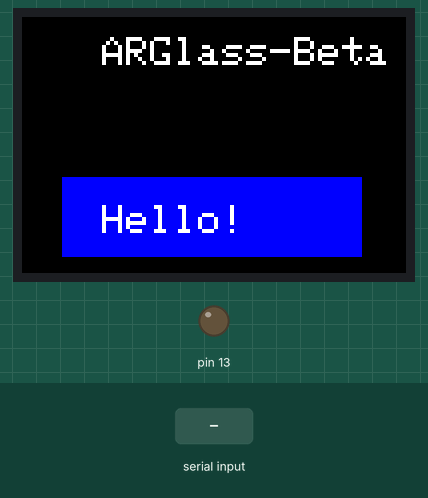
This sketch was run on a simulated Arduino Uno, built with avr-gcc and run on an emulated ATmega328P. Shown: 96×64 colour display, output pins drawn as LEDs (lit = HIGH). Inputs (shaded band) come from the test bench. What the sketch prints to the serial monitor is not drawn.

Above: at 3.2 s.
3.3 s: "S" received over Serial
At 5.4 s:
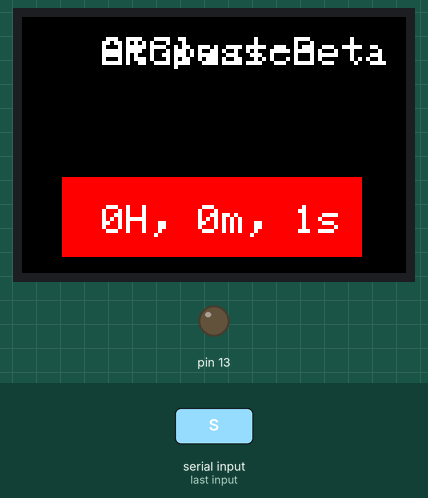
At 10.1 s:
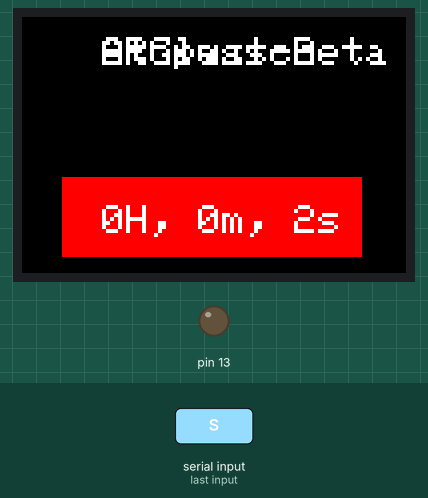
Timing chart, 0 to 11.6 s (numbered marks = the images above; inputs shaded):
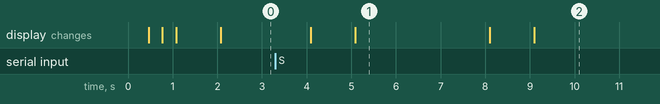

Measured:
- after the input at 3.3 s, the display: first changes after 0.79 s (image 1 shows a later state)
- what the display in image 1 shows lasts 3.0 s, from 5.1 s to 8.1 s

The sketch:

ARGLASS__.ino
```cpp
#include <Time.h>
#include <TimeLib.h>
#include <SPI.h>
#include <Adafruit_Sensor.h>
#include <Adafruit_BME280.h>
#define TIME_HEADER  "T"   // Header tag for serial time sync message
#define TIME_REQUEST  7    // ASCII bell character requests a time sync message
#define BME_SCK 13
#define BME_MISO 12
#define BME_MOSI 11
#define BME_CS 10

#define SEALEVELPRESSURE_HPA (1013.25)

Adafruit_BME280 bme; // I2C
//Adafruit_BME280 bme(BME_CS); // hardware SPI
//Adafruit_BME280 bme(BME_CS, BME_MOSI, BME_MISO, BME_SCK); // software SPI

unsigned long delayTime;
#define  BLACK           0x0000
#define BLUE            0x001F
#define RED             0xF800
#define GREEN           0x07E0
#define CYAN            0x07FF
#define MAGENTA         0xF81F
#define YELLOW          0xFFE0
#define WHITE           0xFFFF
#define sclk 15
#define mosi 16
#define cs   10
#define rst  9
#define dc   8
#include <Adafruit_GFX.h>
#include <Adafruit_SSD1331.h>
#include <SPI.h>
int seconds = 0;
int minutes = 0;
int hours = 0;
int F = 0;
Adafruit_SSD1331 display = Adafruit_SSD1331(cs, dc, rst);
int state;
int flag = 0;      //makes sure that the serial only prints once the state
int stateStop = 0;
#include <Servo.h>
long duration;
int distance;


void setup() {
  Serial.begin(9600);
  Serial.println(F("BME280 test"));

  bool status;

  // default settings
  // (you can also pass in a Wire library object like &Wire2)
  status = bme.begin();
  if (!status) {
    Serial.println("Could not find a valid BME280 sensor, check wiring!");
    while (1);
  }

  Serial.println("-- Default Test --");
  delayTime = 1000;

  Serial.println();
  display.begin();
  display.fillScreen(RED);
  delay(300);
  display.fillScreen(GREEN);
  delay(300);
  display.fillScreen(BLUE);
  delay(300);
  display.fillScreen(BLACK);
  delay(1000);
  display.fillRect(10, 40, 75, 20, BLUE);

    display.setCursor(20, 47);
    display.setTextColor(WHITE);
    display.setTextSize(1.75);
    display.print("Hello!");
     display.setCursor(20, 5);
    display.setTextColor(WHITE);
    display.setTextSize(1.5);
    display.print("ARGlass-Beta");
  while (!Serial) ; // Needed for Leonardo only
  pinMode(13, OUTPUT);
  setSyncProvider( requestSync);  //set function to call when sync required

  /*
     display.fillRect(10, 40, 75, 20, RED);
    display.setCursor(20, 47);
    display.setTextColor(WHITE);
    display.setTextSize(1);
    display.print("I'm monky.");
  */


}
void loop() {
  delay(delayTime);
  other();
  digitalClockDisplay();
  void printDigits(int digits);
  blue();
  processSyncMessage();
  time_t requestSync();
  environment();
}
void other() {
  if (Serial.available()) {
    processSyncMessage();
  }
  if (timeStatus() != timeNotSet) {
    digitalClockDisplay();
  }
  if (timeStatus() == timeSet) {
    digitalWrite(13, HIGH); // LED on if synced
  } else {
    digitalWrite(13, LOW);  // LED off if needs refresh
  }
  delay(1000);


}

void digitalClockDisplay() {
  // digital clock display of the time
  Serial.print(hour());
  printDigits(minute());
  printDigits(second());
  Serial.print(" ");
  Serial.print(day());
  Serial.print(" ");
  Serial.print(month());
  Serial.print(" ");
  Serial.print(year());
  Serial.println();
}

void printDigits(int digits) {
  // utility function for digital clock display: prints preceding colon and leading 0
  Serial.print(":");
  if (digits < 10)
    Serial.print('0');
  Serial.print(digits);
}


void processSyncMessage() {
  unsigned long pctime;
  const unsigned long DEFAULT_TIME = 1357041600; // Jan 1 2013

  if (Serial.find(TIME_HEADER)) {
    pctime = Serial.parseInt();
    if ( pctime >= DEFAULT_TIME) { // check the integer is a valid time (greater than Jan 1 2013)
      setTime(pctime); // Sync Arduino clock to the time received on the serial port
    }
  }
}

time_t requestSync()
{

  Serial.print(TIME_REQUEST);
  return 0; // the time will be sent later in response to serial mesg
}


//__________________________________________________________________________
void blue() {

  if (Serial.available() > 0) {
    state = Serial.read();
    flag = 0;
  }
  if (state == 'Y') {

    display.fillRect(10, 40, 75, 20, RED);
    display.setCursor(20, 47);
    display.setTextColor(WHITE);
    display.setTextSize(1);
    display.print(hour());
    display.print(":");
    display.print(minute());
    display.print(":");
    display.print(second());
    Serial.println();
    if (flag == 0) {
      Serial.println("Time activated");
      flag = 1;
    }

    stateStop = 2;
  }
  if (state == 'F') {
    display.fillRect(10, 40, 75, 20, RED);

    display.setCursor(20, 47);
    display.setTextColor(WHITE);
    display.setTextSize(1);
    display.print("I'm monky.");
    if (flag == 0) {
      Serial.println("Fun1 activated");
      flag = 1;
    }

    stateStop = 1;
  }
  if (state == 'C') {

    if (flag == 0) {
      Serial.println("Compass activated");
      flag = 1;
    }
    stateStop = 2;
  }
  if (state == 'G') {

    if (flag == 0) {
      Serial.println("GPS activated");
      flag = 1;
    }
    stateStop = 3;
  }

  if (state == 'D') {

    if (flag == 0) {
      Serial.println("Fun2 activated");
      flag = 1;
    }
    stateStop = 4;
  }

  if (state == 'S') {

    display.setCursor(20, 5);
    display.setTextColor(WHITE);
    display.setTextSize(1.5);
    display.print("Stopwatch:");

    display.fillRect(10, 40, 75, 20, BLACK);
    delay(1000);
    display.fillRect(10, 40, 75, 20, RED);
    display.setCursor(20, 47);
    display.setTextColor(WHITE);
    display.setTextSize(1);
    seconds++;
    if (seconds >= 60) {
      seconds = 0;
      minutes++;
    }
    if (minutes >= 60) {
      seconds = 0;
      minutes = 0;
      hours++;
    }
    if (hours >= 13) {
      seconds = 0;
      minutes = 0;
      hours = 0;

    }
    display.print (hours);
    display.print("H, ");
    display.print (minutes);
    display.print("m, ");
    display.print(seconds);
    display.print("s ");
    if (flag == 0) {
      Serial.println("Stopwatch activated");
      flag = 1;
    }
    stateStop = 5;
  }

}
void environment() {

  if (state == 'I') {
    display.fillRect(10, 40, 75, 20, RED);

    display.setCursor(20, 47);
    display.setTextColor(WHITE);
    display.setTextSize(1);
    display.print(bme.readTemperature());
    display.print(" *C");
    if (flag == 0) {
      Serial.println("Temperature Activated");
      flag = 1;
    }

  }
  if (state == 'P') {
    display.fillRect(10, 40, 75, 20, RED);

    display.setCursor(20, 47);
    display.setTextColor(WHITE);
    display.setTextSize(1);
    display.print(bme.readPressure() / 100.0F);
    display.print(" hPa");
    if (flag == 0) {
      Serial.println("Pressure activated");
      flag = 1;
    }

  }

  if (state == 'A') {
    display.fillRect(10, 40, 75, 20, RED);

    display.setCursor(20, 47);
    display.setTextColor(WHITE);
    display.setTextSize(1);
    display.print(bme.readAltitude(SEALEVELPRESSURE_HPA));
    display.print("m");
    if (flag == 0) {
      Serial.println("Altitude activated");
      flag = 1;
    }

  }
  if (state == 'H') {
    display.fillRect(10, 40, 75, 20, RED);

    display.setCursor(20, 47);
    display.setTextColor(WHITE);
    display.setTextSize(1);
    display.print(bme.readHumidity());
    display.print(" %");
    if (flag == 0) {
      Serial.println("Humidity activated");
      flag = 1;
    }

  }
}
//_________________________________________________________________
```
